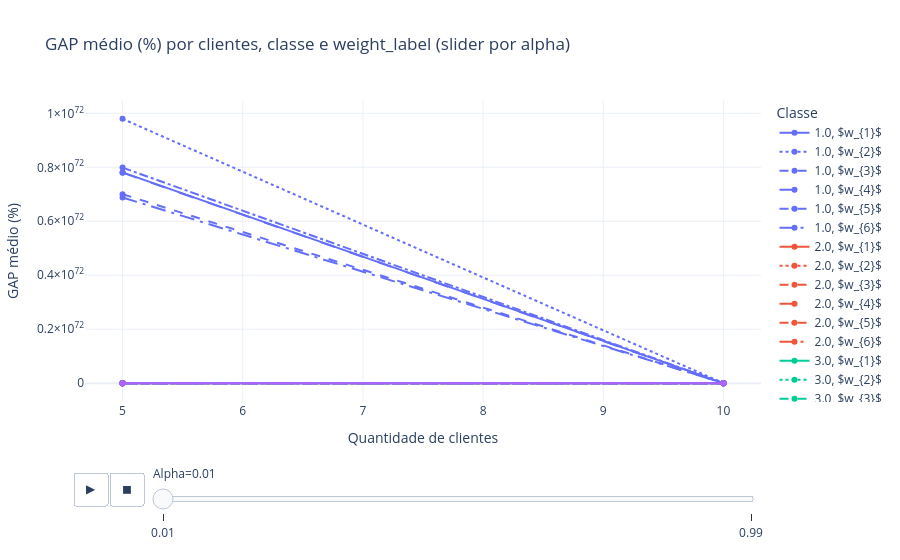
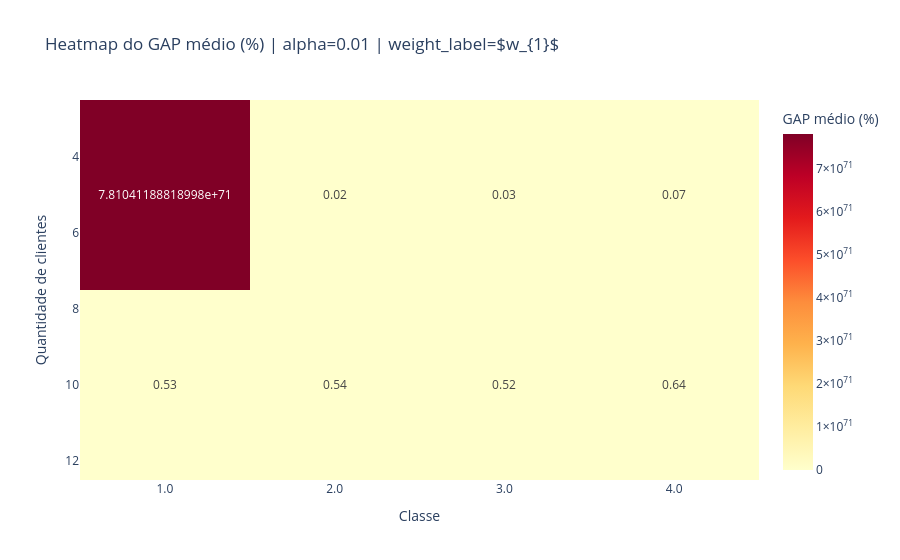

Notebook cell for these charts, in order:
### Code cell
# =========================
# 1) Preparação dos dados
# =========================
# Troque "df" pelo nome do seu DataFrame, se necessário
base = df.copy()

required_cols = ["instancia", "alpha", "clientes", "classe", "weight_label", "gap"]
missing = [c for c in required_cols if c not in base.columns]
if missing:
    raise ValueError(f"Colunas ausentes: {missing}")

dados = base[required_cols].copy()

dados["alpha"] = pd.to_numeric(dados["alpha"], errors="coerce")
dados["clientes"] = pd.to_numeric(dados["clientes"], errors="coerce")
dados["gap"] = pd.to_numeric(dados["gap"], errors="coerce")

dados = dados.dropna(subset=["alpha", "clientes", "classe", "weight_label", "gap"])

dados["clientes"] = dados["clientes"].astype(int)
dados["classe"] = dados["classe"].astype(str)
dados["weight_label"] = dados["weight_label"].astype(str)

# Regra pedida: gap negativo vira 0
dados["gap"] = dados["gap"].clip(lower=0)

# Converte para percentual se estiver em fração
if dados["gap"].abs().max() <= 1.5:
    dados["gap_pct"] = dados["gap"] * 100
else:
    dados["gap_pct"] = dados["gap"]

# =========================
# 2) Resumo da análise
# =========================
resumo = (
    dados.groupby(["alpha", "clientes", "classe", "weight_label"], as_index=False)
    .agg(
        n_execucoes=("gap_pct", "size"),
        n_instancias=("instancia", "nunique"),
        gap_medio_pct=("gap_pct", "mean"),
        gap_mediano_pct=("gap_pct", "median"),
        gap_std_pct=("gap_pct", "std"),
        gap_p90_pct=("gap_pct", lambda s: s.quantile(0.90)),
        gap_min_pct=("gap_pct", "min"),
        gap_max_pct=("gap_pct", "max"),
    )
    .sort_values(["alpha", "clientes", "classe", "weight_label"])
)

display(resumo.round(3))

# Tabela dinâmica útil para inspeção
tabela_media = resumo.pivot_table(
    index=["alpha", "clientes"],
    columns=["classe", "weight_label"],
    values="gap_medio_pct"
).sort_index()

display(tabela_media.round(3))

# =========================
# 3) Plotly - visão geral com alpha no slider
# =========================
resumo["alpha_frame"] = resumo["alpha"].map(lambda x: f"{x:g}")

fig_line = px.line(
    resumo,
    x="clientes",
    y="gap_medio_pct",
    color="classe",
    line_dash="weight_label",
    markers=True,
    animation_frame="alpha_frame",
    hover_data={
        "n_execucoes": True,
        "n_instancias": True,
        "gap_mediano_pct": ":.2f",
        "gap_p90_pct": ":.2f",
        "gap_std_pct": ":.2f",
    },
    labels={
        "clientes": "Quantidade de clientes",
        "gap_medio_pct": "GAP médio (%)",
        "classe": "Classe",
        "weight_label": "Weight label",
        "alpha_frame": "Alpha",
    },
    title="GAP médio (%) por clientes, classe e weight_label (slider por alpha)",
)

fig_line.update_layout(template="plotly_white", legend_title_text="Classe")
fig_line.show()

# =========================
# 4) Função de heatmap (alpha + weight_label específicos)
# =========================
def plot_heatmap(alpha_sel, weight_sel):
    corte = resumo[
        (resumo["alpha"] == alpha_sel) &
        (resumo["weight_label"] == str(weight_sel))
    ]

    if corte.empty:
        print(f"Sem dados para alpha={alpha_sel} e weight_label={weight_sel}")
        return

    pivot = (
        corte.pivot(index="clientes", columns="classe", values="gap_medio_pct")
        .sort_index()
    )

    fig_heat = px.imshow(
        pivot,
        text_auto=".2f",
        aspect="auto",
        color_continuous_scale="YlOrRd",
        labels={
            "x": "Classe",
            "y": "Quantidade de clientes",
            "color": "GAP médio (%)",
        },
        title=f"Heatmap do GAP médio (%) | alpha={alpha_sel} | weight_label={weight_sel}",
    )
    fig_heat.update_layout(template="plotly_white")
    fig_heat.show()

# Exemplo de uso:
plot_heatmap(alpha_sel=resumo["alpha"].iloc[0], weight_sel=resumo["weight_label"].iloc[0])

### Figure 1 — Plotly figure (JSON) as saved in the notebook; plotly's stock layout.template omitted (floating-point values rounded to 4 significant figures)
{"data": [{"customdata": [[297.0, 10.0, 0.007238, 0.04613, 3.87e+72], [300.0, 10.0, 0.5399, 0.6148, 0.09517]], "hovertemplate": "Classe=1.0<br>Weight label=$w_{1}$<br>Alpha=0.01<br>Quantidade de clientes=%{x}<br>GAP médio (%)=%{y}<br>n_execucoes=%{customdata[0]}<br>n_instancias=%{customdata[1]}<br>gap_mediano_pct=%{customdata[2]:.2f}<br>gap_p90_pct=%{customdata[3]:.2f}<br>gap_std_pct=%{customdata[4]:.2f}<extra></extra>", "legendgroup": "1.0, $w_{1}$", "line": {"color": "#636efa", "dash": "solid"}, "marker": {"symbol": "circle"}, "mode": "lines+markers", "name": "1.0, $w_{1}$", "orientation": "v", "showlegend": true, "type": "scatter", "x": [5, 10], "xaxis": "x", "y": [7.81e+71, 0.5281], "yaxis": "y"}, {"customdata": [[297.0, 10.0, 0.005684, 0.04501, 4.872e+72], [300.0, 10.0, 0.653, 0.721, 0.1213]], "hovertemplate": "Classe=1.0<br>Weight label=$w_{2}$<br>Alpha=0.01<br>Quantidade de clientes=%{x}<br>GAP médio (%)=%{y}<br>n_execucoes=%{customdata[0]}<br>n_instancias=%{customdata[1]}<br>gap_mediano_pct=%{customdata[2]:.2f}<br>gap_p90_pct=%{customdata[3]:.2f}<br>gap_std_pct=%{customdata[4]:.2f}<extra></extra>", "legendgroup": "1.0, $w_{2}$", "line": {"color": "#636efa", "dash": "dot"}, "marker": {"symbol": "circle"}, "mode": "lines+markers", "name": "1.0, $w_{2}$", "orientation": "v", "showlegend": true, "type": "scatter", "x": [5, 10], "xaxis": "x", "y": [9.796e+71, 0.6239], "yaxis": "y"}, {"customdata": [[303.0, 10.0, 0.03613, 0.1215, 3.588e+72], [300.0, 10.0, 0.6959, 0.7979, 0.1109]], "hovertemplate": "Classe=1.0<br>Weight label=$w_{3}$<br>Alpha=0.01<br>Quantidade de clientes=%{x}<br>GAP médio (%)=%{y}<br>n_execucoes=%{customdata[0]}<br>n_instancias=%{customdata[1]}<br>gap_mediano_pct=%{customdata[2]:.2f}<br>gap_p90_pct=%{customdata[3]:.2f}<br>gap_std_pct=%{customdata[4]:.2f}<extra></extra>", "legendgroup": "1.0, $w_{3}$", "line": {"color": "#636efa", "dash": "dash"}, "marker": {"symbol": "circle"}, "mode": "lines+markers", "name": "1.0, $w_{3}$", "orientation": "v", "showlegend": true, "type": "scatter", "x": [5, 10], "xaxis": "x", "y": [7.003e+71, 0.6804], "yaxis": "y"}, {"customdata": [[297.0, 10.0, 0.008433, 0.07818, 3.905e+72], [300.0, 10.0, 0.6059, 0.7218, 0.08678]], "hovertemplate": "Classe=1.0<br>Weight label=$w_{4}$<br>Alpha=0.01<br>Quantidade de clientes=%{x}<br>GAP médio (%)=%{y}<br>n_execucoes=%{customdata[0]}<br>n_instancias=%{customdata[1]}<br>gap_mediano_pct=%{customdata[2]:.2f}<br>gap_p90_pct=%{customdata[3]:.2f}<br>gap_std_pct=%{customdata[4]:.2f}<extra></extra>", "legendgroup": "1.0, $w_{4}$", "line": {"color": "#636efa", "dash": "longdash"}, "marker": {"symbol": "circle"}, "mode": "lines+markers", "name": "1.0, $w_{4}$", "orientation": "v", "showlegend": true, "type": "scatter", "x": [5, 10], "xaxis": "x", "y": [7.802e+71, 0.6149], "yaxis": "y"}, {"customdata": [[303.0, 10.0, 0.0131, 0.1097, 4.003e+72], [300.0, 10.0, 0.5378, 0.7024, 0.1284]], "hovertemplate": "Classe=1.0<br>Weight label=$w_{5}$<br>Alpha=0.01<br>Quantidade de clientes=%{x}<br>GAP médio (%)=%{y}<br>n_execucoes=%{customdata[0]}<br>n_instancias=%{customdata[1]}<br>gap_mediano_pct=%{customdata[2]:.2f}<br>gap_p90_pct=%{customdata[3]:.2f}<br>gap_std_pct=%{customdata[4]:.2f}<extra></extra>", "legendgroup": "1.0, $w_{5}$", "line": {"color": "#636efa", "dash": "dashdot"}, "marker": {"symbol": "circle"}, "mode": "lines+markers", "name": "1.0, $w_{5}$", "orientation": "v", "showlegend": true, "type": "scatter", "x": [5, 10], "xaxis": "x", "y": [7.988e+71, 0.5459], "yaxis": "y"}, {"customdata": [[297.0, 10.0, 0.04566, 0.1584, 3.461e+72], [300.0, 10.0, 0.6582, 0.7796, 0.09817]], "hovertemplate": "Classe=1.0<br>Weight label=$w_{6}$<br>Alpha=0.01<br>Quantidade de clientes=%{x}<br>GAP médio (%)=%{y}<br>n_execucoes=%{customdata[0]}<br>n_instancias=%{customdata[1]}<br>gap_mediano_pct=%{customdata[2]:.2f}<br>gap_p90_pct=%{customdata[3]:.2f}<br>gap_std_pct=%{customdata[4]:.2f}<extra></extra>", "legendgroup": "1.0, $w_{6}$", "line": {"color": "#636efa", "dash": "longdashdot"}, "marker": {"symbol": "circle"}, "mode": "lines+markers", "name": "1.0, $w_{6}$", "orientation": "v", "showlegend": true, "type": "scatter", "x": [5, 10], "xaxis": "x", "y": [6.884e+71, 0.6561], "yaxis": "y"}, {"customdata": [[288.0, 10.0, 9.888e-05, 0.05056, 0.04204], [300.0, 10.0, 0.5678, 0.6463, 0.1161]], "hovertemplate": "Classe=2.0<br>Weight label=$w_{1}$<br>Alpha=0.01<br>Quantidade de clientes=%{x}<br>GAP médio (%)=%{y}<br>n_execucoes=%{customdata[0]}<br>n_instancias=%{customdata[1]}<br>gap_mediano_pct=%{customdata[2]:.2f}<br>gap_p90_pct=%{customdata[3]:.2f}<br>gap_std_pct=%{customdata[4]:.2f}<extra></extra>", "legendgroup": "2.0, $w_{1}$", "line": {"color": "#EF553B", "dash": "solid"}, "marker": {"symbol": "circle"}, "mode": "lines+markers", "name": "2.0, $w_{1}$", "orientation": "v", "showlegend": true, "type": "scatter", "x": [5, 10], "xaxis": "x", "y": [0.01769, 0.5372], "yaxis": "y"}, {"customdata": [[288.0, 10.0, 0.000565, 0.05188, 0.03954], [300.0, 10.0, 0.6555, 0.7762, 0.1304]], "hovertemplate": "Classe=2.0<br>Weight label=$w_{2}$<br>Alpha=0.01<br>Quantidade de clientes=%{x}<br>GAP médio (%)=%{y}<br>n_execucoes=%{customdata[0]}<br>n_instancias=%{customdata[1]}<br>gap_mediano_pct=%{customdata[2]:.2f}<br>gap_p90_pct=%{customdata[3]:.2f}<br>gap_std_pct=%{customdata[4]:.2f}<extra></extra>", "legendgroup": "2.0, $w_{2}$", "line": {"color": "#EF553B", "dash": "dot"}, "marker": {"symbol": "circle"}, "mode": "lines+markers", "name": "2.0, $w_{2}$", "orientation": "v", "showlegend": true, "type": "scatter", "x": [5, 10], "xaxis": "x", "y": [0.0184, 0.6316], "yaxis": "y"}, {"customdata": [[288.0, 10.0, 0.02513, 0.1074, 0.03614], [300.0, 10.0, 0.6967, 0.7992, 0.09657]], "hovertemplate": "Classe=2.0<br>Weight label=$w_{3}$<br>Alpha=0.01<br>Quantidade de clientes=%{x}<br>GAP médio (%)=%{y}<br>n_execucoes=%{customdata[0]}<br>n_instancias=%{customdata[1]}<br>gap_mediano_pct=%{customdata[2]:.2f}<br>gap_p90_pct=%{customdata[3]:.2f}<br>gap_std_pct=%{customdata[4]:.2f}<extra></extra>", "legendgroup": "2.0, $w_{3}$", "line": {"color": "#EF553B", "dash": "dash"}, "marker": {"symbol": "circle"}, "mode": "lines+markers", "name": "2.0, $w_{3}$", "orientation": "v", "showlegend": true, "type": "scatter", "x": [5, 10], "xaxis": "x", "y": [0.03326, 0.6822], "yaxis": "y"}, {"customdata": [[288.0, 10.0, 0.004497, 0.05334, 0.05285], [300.0, 10.0, 0.6263, 0.7643, 0.09739]], "hovertemplate": "Classe=2.0<br>Weight label=$w_{4}$<br>Alpha=0.01<br>Quantidade de clientes=%{x}<br>GAP médio (%)=%{y}<br>n_execucoes=%{customdata[0]}<br>n_instancias=%{customdata[1]}<br>gap_mediano_pct=%{customdata[2]:.2f}<br>gap_p90_pct=%{customdata[3]:.2f}<br>gap_std_pct=%{customdata[4]:.2f}<extra></extra>", "legendgroup": "2.0, $w_{4}$", "line": {"color": "#EF553B", "dash": "longdash"}, "marker": {"symbol": "circle"}, "mode": "lines+markers", "name": "2.0, $w_{4}$", "orientation": "v", "showlegend": true, "type": "scatter", "x": [5, 10], "xaxis": "x", "y": [0.02278, 0.6268], "yaxis": "y"}, {"customdata": [[288.0, 10.0, 9.929e-05, 0.04123, 0.02691], [300.0, 10.0, 0.5432, 0.6479, 0.1148]], "hovertemplate": "Classe=2.0<br>Weight label=$w_{5}$<br>Alpha=0.01<br>Quantidade de clientes=%{x}<br>GAP médio (%)=%{y}<br>n_execucoes=%{customdata[0]}<br>n_instancias=%{customdata[1]}<br>gap_mediano_pct=%{customdata[2]:.2f}<br>gap_p90_pct=%{customdata[3]:.2f}<br>gap_std_pct=%{customdata[4]:.2f}<extra></extra>", "legendgroup": "2.0, $w_{5}$", "line": {"color": "#EF553B", "dash": "dashdot"}, "marker": {"symbol": "circle"}, "mode": "lines+markers", "name": "2.0, $w_{5}$", "orientation": "v", "showlegend": true, "type": "scatter", "x": [5, 10], "xaxis": "x", "y": [0.01554, 0.5232], "yaxis": "y"}, {"customdata": [[288.0, 10.0, 0.009189, 0.08155, 0.05471], [300.0, 10.0, 0.6612, 0.7751, 0.1049]], "hovertemplate": "Classe=2.0<br>Weight label=$w_{6}$<br>Alpha=0.01<br>Quantidade de clientes=%{x}<br>GAP médio (%)=%{y}<br>n_execucoes=%{customdata[0]}<br>n_instancias=%{customdata[1]}<br>gap_mediano_pct=%{customdata[2]:.2f}<br>gap_p90_pct=%{customdata[3]:.2f}<br>gap_std_pct=%{customdata[4]:.2f}<extra></extra>", "legendgroup": "2.0, $w_{6}$", "line": {"color": "#EF553B", "dash": "longdashdot"}, "marker": {"symbol": "circle"}, "mode": "lines+markers", "name": "2.0, $w_{6}$", "orientation": "v", "showlegend": true, "type": "scatter", "x": [5, 10], "xaxis": "x", "y": [0.03308, 0.651], "yaxis": "y"}, {"customdata": [[294.0, 10.0, 0.01755, 0.07857, 0.03692], [300.0, 10.0, 0.5411, 0.6405, 0.1248]], "hovertemplate": "Classe=3.0<br>Weight label=$w_{1}$<br>Alpha=0.01<br>Quantidade de clientes=%{x}<br>GAP médio (%)=%{y}<br>n_execucoes=%{customdata[0]}<br>n_instancias=%{customdata[1]}<br>gap_mediano_pct=%{customdata[2]:.2f}<br>gap_p90_pct=%{customdata[3]:.2f}<br>gap_std_pct=%{customdata[4]:.2f}<extra></extra>", "legendgroup": "3.0, $w_{1}$", "line": {"color": "#00cc96", "dash": "solid"}, "marker": {"symbol": "circle"}, "mode": "lines+markers", "name": "3.0, $w_{1}$", "orientation": "v", "showlegend": true, "type": "scatter", "x": [5, 10], "xaxis": "x", "y": [0.02971, 0.5201], "yaxis": "y"}, {"customdata": [[294.0, 10.0, 0.02311, 0.07595, 0.03275], [300.0, 10.0, 0.636, 0.7263, 0.1526]], "hovertemplate": "Classe=3.0<br>Weight label=$w_{2}$<br>Alpha=0.01<br>Quantidade de clientes=%{x}<br>GAP médio (%)=%{y}<br>n_execucoes=%{customdata[0]}<br>n_instancias=%{customdata[1]}<br>gap_mediano_pct=%{customdata[2]:.2f}<br>gap_p90_pct=%{customdata[3]:.2f}<br>gap_std_pct=%{customdata[4]:.2f}<extra></extra>", "legendgroup": "3.0, $w_{2}$", "line": {"color": "#00cc96", "dash": "dot"}, "marker": {"symbol": "circle"}, "mode": "lines+markers", "name": "3.0, $w_{2}$", "orientation": "v", "showlegend": true, "type": "scatter", "x": [5, 10], "xaxis": "x", "y": [0.02755, 0.5865], "yaxis": "y"}, {"customdata": [[294.0, 10.0, 0.049, 0.1205, 0.04833], [300.0, 10.0, 0.6783, 0.7522, 0.105]], "hovertemplate": "Classe=3.0<br>Weight label=$w_{3}$<br>Alpha=0.01<br>Quantidade de clientes=%{x}<br>GAP médio (%)=%{y}<br>n_execucoes=%{customdata[0]}<br>n_instancias=%{customdata[1]}<br>gap_mediano_pct=%{customdata[2]:.2f}<br>gap_p90_pct=%{customdata[3]:.2f}<br>gap_std_pct=%{customdata[4]:.2f}<extra></extra>", "legendgroup": "3.0, $w_{3}$", "line": {"color": "#00cc96", "dash": "dash"}, "marker": {"symbol": "circle"}, "mode": "lines+markers", "name": "3.0, $w_{3}$", "orientation": "v", "showlegend": true, "type": "scatter", "x": [5, 10], "xaxis": "x", "y": [0.05347, 0.6534], "yaxis": "y"}, {"customdata": [[294.0, 10.0, 0.02656, 0.06716, 0.02985], [300.0, 10.0, 0.6338, 0.7515, 0.0876]], "hovertemplate": "Classe=3.0<br>Weight label=$w_{4}$<br>Alpha=0.01<br>Quantidade de clientes=%{x}<br>GAP médio (%)=%{y}<br>n_execucoes=%{customdata[0]}<br>n_instancias=%{customdata[1]}<br>gap_mediano_pct=%{customdata[2]:.2f}<br>gap_p90_pct=%{customdata[3]:.2f}<br>gap_std_pct=%{customdata[4]:.2f}<extra></extra>", "legendgroup": "3.0, $w_{4}$", "line": {"color": "#00cc96", "dash": "longdash"}, "marker": {"symbol": "circle"}, "mode": "lines+markers", "name": "3.0, $w_{4}$", "orientation": "v", "showlegend": true, "type": "scatter", "x": [5, 10], "xaxis": "x", "y": [0.03091, 0.634], "yaxis": "y"}, {"customdata": [[294.0, 10.0, 0.02257, 0.07048, 0.0267], [300.0, 10.0, 0.5389, 0.6855, 0.1377]], "hovertemplate": "Classe=3.0<br>Weight label=$w_{5}$<br>Alpha=0.01<br>Quantidade de clientes=%{x}<br>GAP médio (%)=%{y}<br>n_execucoes=%{customdata[0]}<br>n_instancias=%{customdata[1]}<br>gap_mediano_pct=%{customdata[2]:.2f}<br>gap_p90_pct=%{customdata[3]:.2f}<br>gap_std_pct=%{customdata[4]:.2f}<extra></extra>", "legendgroup": "3.0, $w_{5}$", "line": {"color": "#00cc96", "dash": "dashdot"}, "marker": {"symbol": "circle"}, "mode": "lines+markers", "name": "3.0, $w_{5}$", "orientation": "v", "showlegend": true, "type": "scatter", "x": [5, 10], "xaxis": "x", "y": [0.02862, 0.5231], "yaxis": "y"}, {"customdata": [[294.0, 10.0, 0.0436, 0.1193, 0.07135], [300.0, 10.0, 0.6676, 0.7919, 0.1203]], "hovertemplate": "Classe=3.0<br>Weight label=$w_{6}$<br>Alpha=0.01<br>Quantidade de clientes=%{x}<br>GAP médio (%)=%{y}<br>n_execucoes=%{customdata[0]}<br>n_instancias=%{customdata[1]}<br>gap_mediano_pct=%{customdata[2]:.2f}<br>gap_p90_pct=%{customdata[3]:.2f}<br>gap_std_pct=%{customdata[4]:.2f}<extra></extra>", "legendgroup": "3.0, $w_{6}$", "line": {"color": "#00cc96", "dash": "longdashdot"}, "marker": {"symbol": "circle"}, "mode": "lines+markers", "name": "3.0, $w_{6}$", "orientation": "v", "showlegend": true, "type": "scatter", "x": [5, 10], "xaxis": "x", "y": [0.05543, 0.6497], "yaxis": "y"}, {"customdata": [[216.0, 10.0, 0.05258, 0.1516, 0.05204], [300.0, 10.0, 0.6653, 0.7529, 0.1091]], "hovertemplate": "Classe=4.0<br>Weight label=$w_{1}$<br>Alpha=0.01<br>Quantidade de clientes=%{x}<br>GAP médio (%)=%{y}<br>n_execucoes=%{customdata[0]}<br>n_instancias=%{customdata[1]}<br>gap_mediano_pct=%{customdata[2]:.2f}<br>gap_p90_pct=%{customdata[3]:.2f}<br>gap_std_pct=%{customdata[4]:.2f}<extra></extra>", "legendgroup": "4.0, $w_{1}$", "line": {"color": "#ab63fa", "dash": "solid"}, "marker": {"symbol": "circle"}, "mode": "lines+markers", "name": "4.0, $w_{1}$", "orientation": "v", "showlegend": true, "type": "scatter", "x": [5, 10], "xaxis": "x", "y": [0.0682, 0.6386], "yaxis": "y"}, {"customdata": [[216.0, 10.0, 0.05634, 0.13, 0.0549], [300.0, 10.0, 0.7201, 0.8146, 0.1561]], "hovertemplate": "Classe=4.0<br>Weight label=$w_{2}$<br>Alpha=0.01<br>Quantidade de clientes=%{x}<br>GAP médio (%)=%{y}<br>n_execucoes=%{customdata[0]}<br>n_instancias=%{customdata[1]}<br>gap_mediano_pct=%{customdata[2]:.2f}<br>gap_p90_pct=%{customdata[3]:.2f}<br>gap_std_pct=%{customdata[4]:.2f}<extra></extra>", "legendgroup": "4.0, $w_{2}$", "line": {"color": "#ab63fa", "dash": "dot"}, "marker": {"symbol": "circle"}, "mode": "lines+markers", "name": "4.0, $w_{2}$", "orientation": "v", "showlegend": true, "type": "scatter", "x": [5, 10], "xaxis": "x", "y": [0.06427, 0.6687], "yaxis": "y"}, {"customdata": [[216.0, 10.0, 0.09689, 0.2383, 0.09565], [300.0, 10.0, 0.7105, 0.8063, 0.1023]], "hovertemplate": "Classe=4.0<br>Weight label=$w_{3}$<br>Alpha=0.01<br>Quantidade de clientes=%{x}<br>GAP médio (%)=%{y}<br>n_execucoes=%{customdata[0]}<br>n_instancias=%{customdata[1]}<br>gap_mediano_pct=%{customdata[2]:.2f}<br>gap_p90_pct=%{customdata[3]:.2f}<br>gap_std_pct=%{customdata[4]:.2f}<extra></extra>", "legendgroup": "4.0, $w_{3}$", "line": {"color": "#ab63fa", "dash": "dash"}, "marker": {"symbol": "circle"}, "mode": "lines+markers", "name": "4.0, $w_{3}$", "orientation": "v", "showlegend": true, "type": "scatter", "x": [5, 10], "xaxis": "x", "y": [0.1185, 0.6899], "yaxis": "y"}, {"customdata": [[216.0, 10.0, 0.08205, 0.201, 0.07696], [300.0, 10.0, 0.6693, 0.774, 0.1078]], "hovertemplate": "Classe=4.0<br>Weight label=$w_{4}$<br>Alpha=0.01<br>Quantidade de clientes=%{x}<br>GAP médio (%)=%{y}<br>n_execucoes=%{customdata[0]}<br>n_instancias=%{customdata[1]}<br>gap_mediano_pct=%{customdata[2]:.2f}<br>gap_p90_pct=%{customdata[3]:.2f}<br>gap_std_pct=%{customdata[4]:.2f}<extra></extra>", "legendgroup": "4.0, $w_{4}$", "line": {"color": "#ab63fa", "dash": "longdash"}, "marker": {"symbol": "circle"}, "mode": "lines+markers", "name": "4.0, $w_{4}$", "orientation": "v", "showlegend": true, "type": "scatter", "x": [5, 10], "xaxis": "x", "y": [0.09434, 0.6591], "yaxis": "y"}, {"customdata": [[216.0, 10.0, 0.0514, 0.1238, 0.06061], [300.0, 10.0, 0.6116, 0.7225, 0.1223]], "hovertemplate": "Classe=4.0<br>Weight label=$w_{5}$<br>Alpha=0.01<br>Quantidade de clientes=%{x}<br>GAP médio (%)=%{y}<br>n_execucoes=%{customdata[0]}<br>n_instancias=%{customdata[1]}<br>gap_mediano_pct=%{customdata[2]:.2f}<br>gap_p90_pct=%{customdata[3]:.2f}<br>gap_std_pct=%{customdata[4]:.2f}<extra></extra>", "legendgroup": "4.0, $w_{5}$", "line": {"color": "#ab63fa", "dash": "dashdot"}, "marker": {"symbol": "circle"}, "mode": "lines+markers", "name": "4.0, $w_{5}$", "orientation": "v", "showlegend": true, "type": "scatter", "x": [5, 10], "xaxis": "x", "y": [0.06177, 0.5979], "yaxis": "y"}, {"customdata": [[216.0, 10.0, 0.1261, 0.2372, 0.08784], [300.0, 10.0, 0.7605, 0.8567, 0.1]], "hovertemplate": "Classe=4.0<br>Weight label=$w_{6}$<br>Alpha=0.01<br>Quantidade de clientes=%{x}<br>GAP médio (%)=%{y}<br>n_execucoes=%{customdata[0]}<br>n_instancias=%{customdata[1]}<br>gap_mediano_pct=%{customdata[2]:.2f}<br>gap_p90_pct=%{customdata[3]:.2f}<br>gap_std_pct=%{customdata[4]:.2f}<extra></extra>", "legendgroup": "4.0, $w_{6}$", "line": {"color": "#ab63fa", "dash": "longdashdot"}, "marker": {"symbol": "circle"}, "mode": "lines+markers", "name": "4.0, $w_{6}$", "orientation": "v", "showlegend": true, "type": "scatter", "x": [5, 10], "xaxis": "x", "y": [0.1284, 0.7459], "yaxis": "y"}], "layout": {"legend": {"title": {"text": "Classe"}, "tracegroupgap": 0}, "sliders": [{"active": 0, "currentvalue": {"prefix": "Alpha="}, "len": 0.9, "pad": {"b": 10, "t": 60}, "steps": [{"args": [["0.01"], {"frame": {"duration": 0, "redraw": false}, "fromcurrent": true, "mode": "immediate", "transition": {"duration": 0, "easing": "linear"}}], "label": "0.01", "method": "animate"}, {"args": [["0.99"], {"frame": {"duration": 0, "redraw": false}, "fromcurrent": true, "mode": "immediate", "transition": {"duration": 0, "easing": "linear"}}], "label": "0.99", "method": "animate"}], "x": 0.1, "xanchor": "left", "y": 0, "yanchor": "top"}], "title": {"text": "GAP médio (%) por clientes, classe e weight_label (slider por alpha)"}, "updatemenus": [{"buttons": [{"args": [null, {"frame": {"duration": 500, "redraw": false}, "fromcurrent": true, "mode": "immediate", "transition": {"duration": 500, "easing": "linear"}}], "label": "&#9654;", "method": "animate"}, {"args": [[null], {"frame": {"duration": 0, "redraw": false}, "fromcurrent": true, "mode": "immediate", "transition": {"duration": 0, "easing": "linear"}}], "label": "&#9724;", "method": "animate"}], "direction": "left", "pad": {"r": 10, "t": 70}, "showactive": false, "type": "buttons", "x": 0.1, "xanchor": "right", "y": 0, "yanchor": "top"}], "xaxis": {"anchor": "y", "domain": [0, 1], "title": {"text": "Quantidade de clientes"}}, "yaxis": {"anchor": "x", "domain": [0, 1], "title": {"text": "GAP médio (%)"}}}}

### Figure 2 — Plotly figure (JSON) as saved in the notebook; plotly's stock layout.template omitted (floating-point values rounded to 4 significant figures)
{"data": [{"coloraxis": "coloraxis", "hovertemplate": "Classe: %{x}<br>Quantidade de clientes: %{y}<br>GAP médio (%): %{z}<extra></extra>", "name": "0", "texttemplate": "%{z:.2f}", "type": "heatmap", "x": ["1.0", "2.0", "3.0", "4.0"], "xaxis": "x", "y": [5, 10], "yaxis": "y", "z": [[7.81e+71, 0.01769, 0.02971, 0.0682], [0.5281, 0.5372, 0.5201, 0.6386]]}], "layout": {"coloraxis": {"colorbar": {"title": {"text": "GAP médio (%)"}}, "colorscale": [[0, "rgb(255,255,204)"], [0.125, "rgb(255,237,160)"], [0.25, "rgb(254,217,118)"], [0.375, "rgb(254,178,76)"], [0.5, "rgb(253,141,60)"], [0.625, "rgb(252,78,42)"], [0.75, "rgb(227,26,28)"], [0.875, "rgb(189,0,38)"], [1, "rgb(128,0,38)"]]}, "title": {"text": "Heatmap do GAP médio (%) | alpha=0.01 | weight_label=$w_{1}$"}, "xaxis": {"anchor": "y", "domain": [0, 1], "title": {"text": "Classe"}}, "yaxis": {"anchor": "x", "autorange": "reversed", "domain": [0, 1], "title": {"text": "Quantidade de clientes"}}}}
